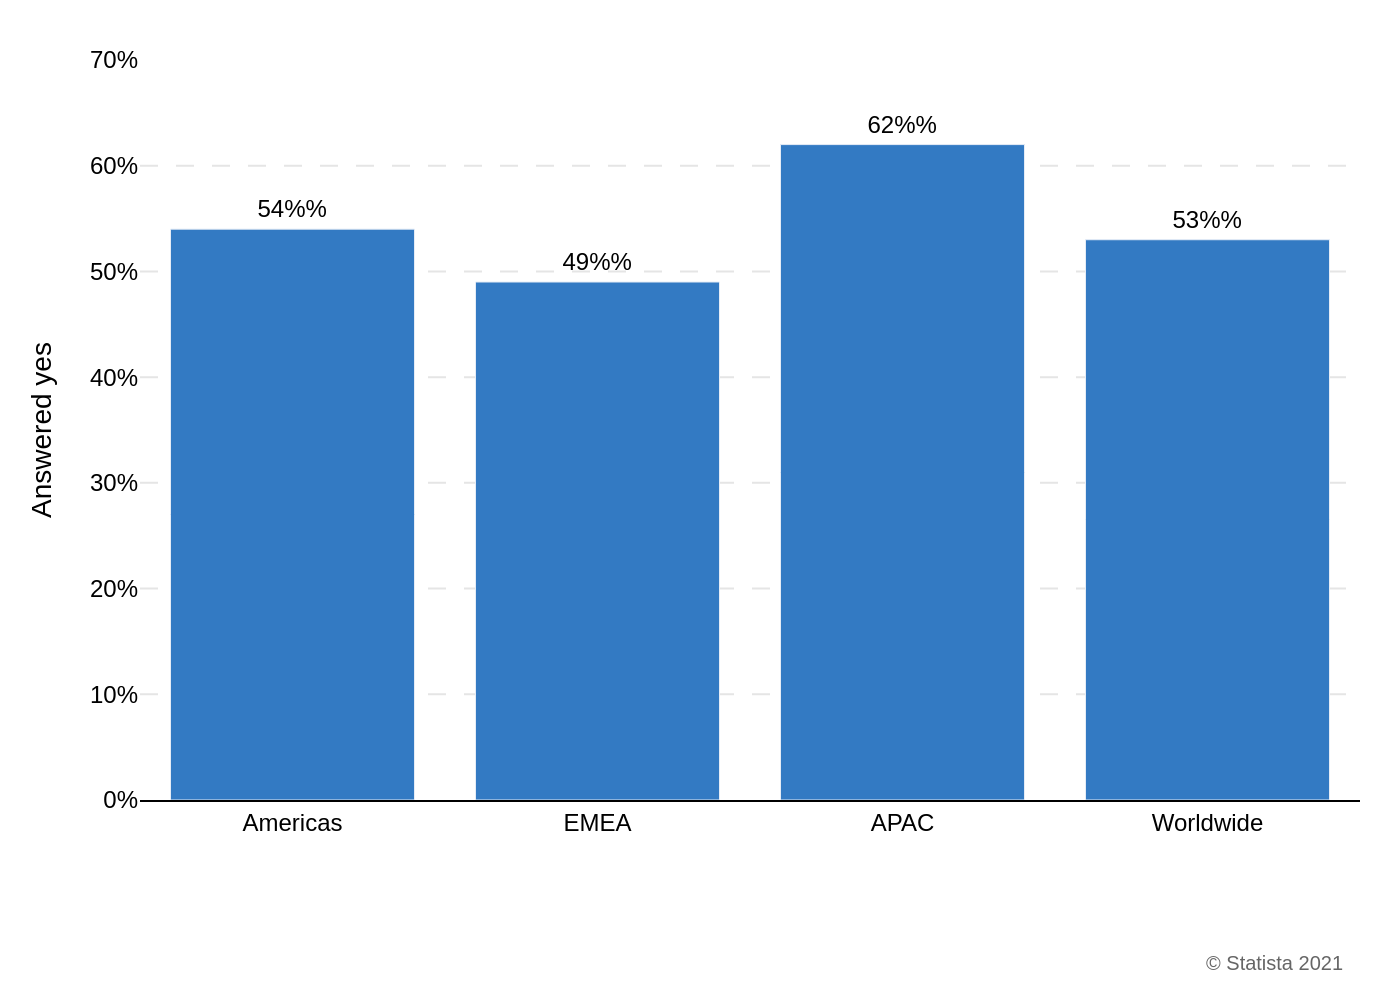

The script that drew this image:
import sys
import json
import pathlib
import plotly.graph_objects as go

# Ensure a command-line argument is provided for the JSON file path.
if len(sys.argv) != 2:
    print(f"Usage: python {sys.argv[0]} <path_to_json_file>")
    sys.exit(1)

json_path_str = sys.argv[1]
json_path = pathlib.Path(json_path_str)

# Ensure the JSON file exists.
if not json_path.is_file():
    print(f"Error: File not found at {json_path}")
    sys.exit(1)

# Generate the output PNG filename from the JSON filename.
output_path = json_path.with_suffix('.png')

# Load and parse the JSON data.
try:
    with open(json_path, 'r', encoding='utf-8') as f:
        chart_info = json.load(f)
except json.JSONDecodeError:
    print(f"Error: Invalid JSON in {json_path}")
    sys.exit(1)

# Extract data, texts, and colors from the JSON structure.
chart_data = chart_info['chart_data']
texts = chart_info['texts']
colors = chart_info['colors']

# Prepare data for the Plotly trace.
categories = [item['category'] for item in chart_data]
values = [item['value'] for item in chart_data]

# Create the figure object.
fig = go.Figure()

# Add the bar trace.
fig.add_trace(go.Bar(
    x=categories,
    y=values,
    marker_color=colors[0],
    texttemplate='%{y}%',
    textposition='outside',
    textfont=dict(color='black', size=12, family="Arial"),
    cliponaxis=False
))

# Configure the chart layout.
fig.update_layout(
    font=dict(family="Arial", size=12, color="black"),
    plot_bgcolor='white',
    paper_bgcolor='white',
    yaxis=dict(
        title=texts.get('yaxis_title'),
        range=[0, 70],
        tick0=0,
        dtick=10,
        ticksuffix='%',
        showgrid=True,
        gridcolor='#E5E5E5',
        griddash='dash',
        gridwidth=1,
        zeroline=False
    ),
    xaxis=dict(
        title=texts.get('xaxis_title'),
        showline=True,
        linewidth=1,
        linecolor='black',
        tickfont=dict(size=12)
    ),
    showlegend=False,
    margin=dict(l=70, r=20, t=30, b=100)
)

# Add source annotation if present in the JSON.
source_text = texts.get('source')
if source_text:
    fig.add_annotation(
        text=source_text,
        xref="paper",
        yref="paper",
        x=0.99,
        y=-0.2,
        showarrow=False,
        xanchor='right',
        yanchor='top',
        font=dict(size=10, color="#666666")
    )

# Write the output image.
fig.write_image(output_path, scale=2)

print(f"Chart saved to {output_path}")
